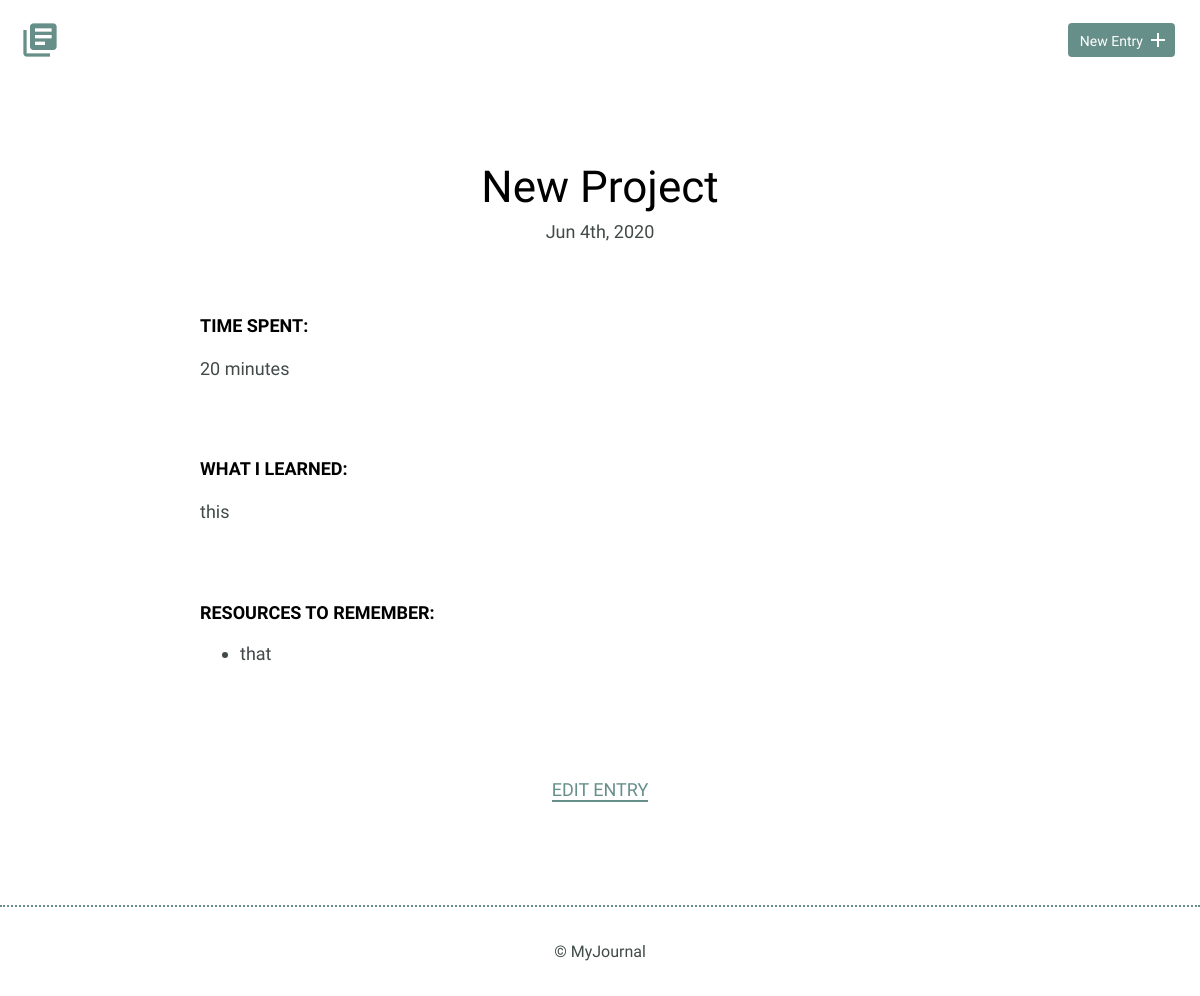
The page /detail.php?id=5 on the database its author committed.
### tables this page shows
CREATE TABLE "entries" (
	`id`	INTEGER,
	`title`	TEXT,
	`date`	TEXT,
	`time_spent`	INTEGER,
	`learned`	BLOB,
	`resources`	BLOB,
	PRIMARY KEY(`id`)
);

### includes/functions.php (called while the page is built, shortened)
<?php
function getJournalDetails($journalId){
    include 'includes/connection.php';
    try{
        $entryData = $db->prepare('SELECT * FROM entries WHERE id = ?');
        $entryData->bindValue(1, $journalId, PDO::PARAM_INT);
        $entryData->execute();
    } catch(Exception $e){
        echo "Error!: " . $e->getMessage() . "</br>";
        return false;
    }
    return $entryData->fetch();
};

### detail.php (the view, shortened to what this page needs)
<!DOCTYPE html>
<html>
    <head>
        <link rel="stylesheet" href="css/normalize.css">
        <link rel="stylesheet" href="css/site.css">
    </head>
    <body>
    <?php include('includes/header.php');
          require 'includes/functions.php';
        $getID = $_GET['id'];
        $details = getJournalDetails($getID);
    ?>
        <section>
            <div class="container">
                <div class="entry-list single">
                    <article>
                <?php
                echo    '<h1>'. $details[title] . '</h1>' .
                        '<time datetime="' . $details[date] . '">' . date('M jS, Y', strtotime($details[date])) . '</time>
                        <div class="entry">
                            <h3>Time Spent: </h3>
                            <p>' . $details[time_spent] . '</p>' .
                        '</div>
                        <div class="entry">
                            <h3>What I Learned:</h3>
                            <p>'. $details[learned] .'</p>' .
                        '</div>
                        <div class="entry">
                            <h3>Resources to Remember:</h3>
                            <ul>
                                <li>'. $details[resources] . '</li>' .
                            '</ul>
                        </div>'
                        ?>
                    </article>
                </div>
            </div>
            <div class="edit">
                <p><a href="edit.php">Edit Entry</a></p>
            </div>
        </section>
        <?php include('includes/footer.php'); ?>
    </body>
</html>

### css/site.css (style rules this page uses)
body { font-size: 16px; color: #404a49; font-family: 'Cousine', serif; font-weight: 400; }
.container { margin: 0 auto; padding: 0 25px; }
h1, h2, h3 { margin: 0; font-weight: 400; line-height: 1em; color: #000; }
h1 { font-size: 44px; margin-bottom: 12px; }
h3 { font-size: 18px; font-family: 'Work Sans', serif; font-weight: 600; text-transform: uppercase; }
p { line-height: 1.8em; font-size: 18px; }
p a { border-bottom: 2px solid #678f89; padding: 0; color: #678f89; text-decoration: none; }
ul li { line-height: 1.8em; font-size: 18px; }
.entry-list, .edit-entry, .new-entry { max-width: 800px; margin: 0 auto; padding: 70px 0 150px 0; }
.entry-list article { margin-bottom: 70px; text-align: center; }
.entry-list article:last-child { margin-bottom: 0; }
.entry-list.single { padding-bottom: 70px; }
.entry-list.single time { font-size: 18px; }
.entry { max-width: 800px; margin: 75px auto 0 auto; text-align: left; }
.entry p { margin-bottom: 40px; }
.edit { padding-bottom: 80px; text-align: center; margin: 0 auto; }
.edit a { font-weight: 400; text-transform: uppercase; font-size: 18px; }

### rows shown on the page
entries: title "New Project", date "Jun 4th, 2020", time_spent "20 minutes", learned "this", resources "that"
